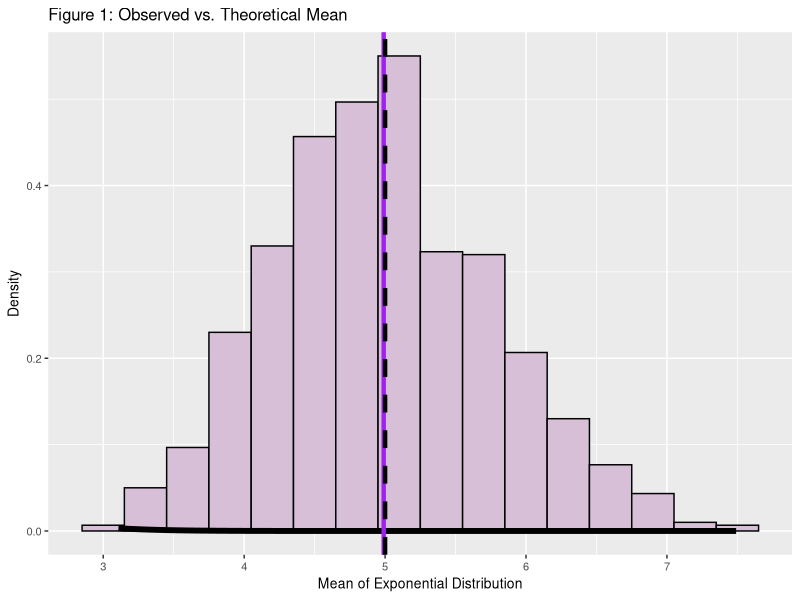
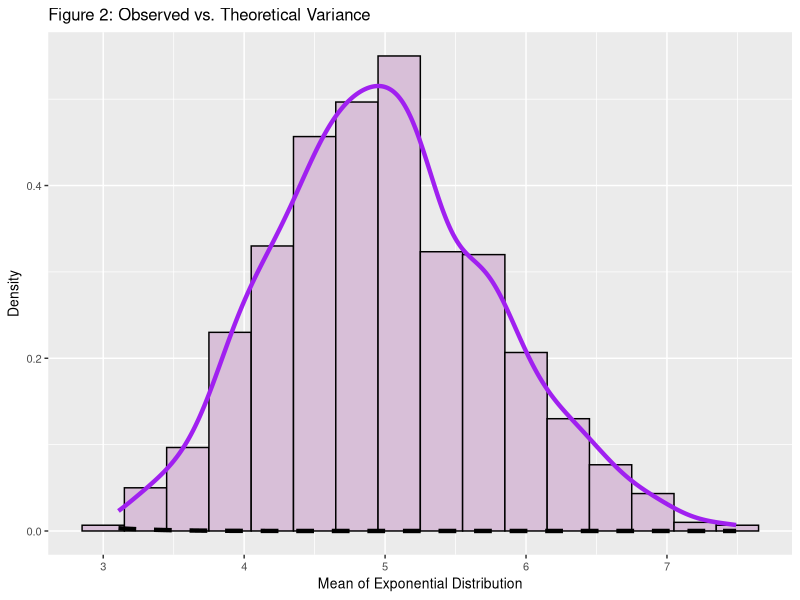
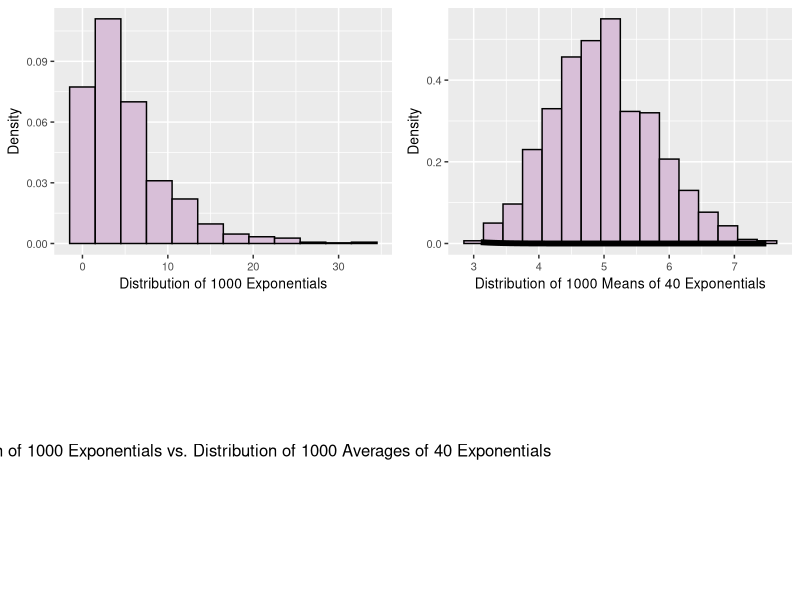
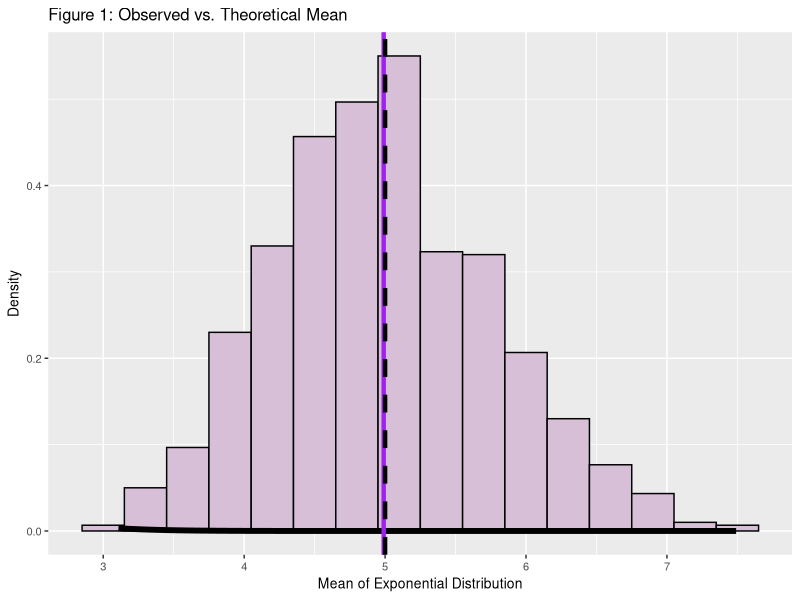
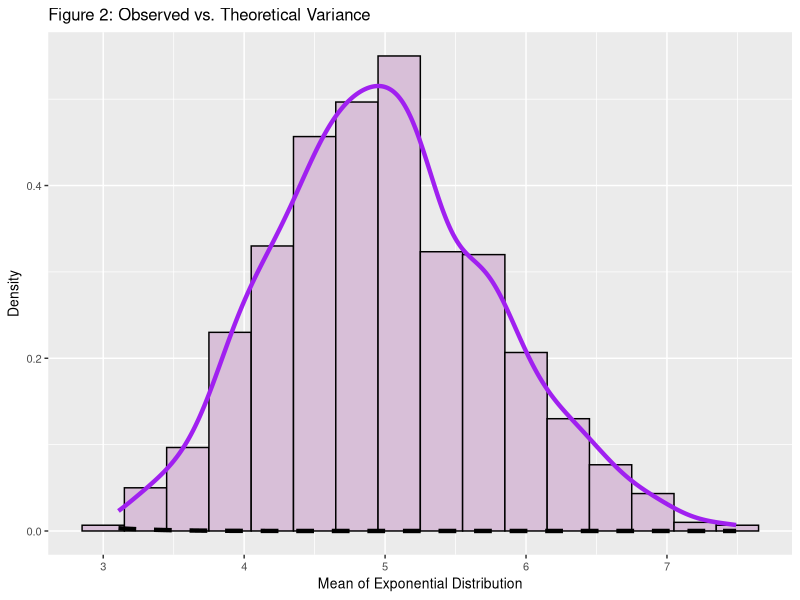
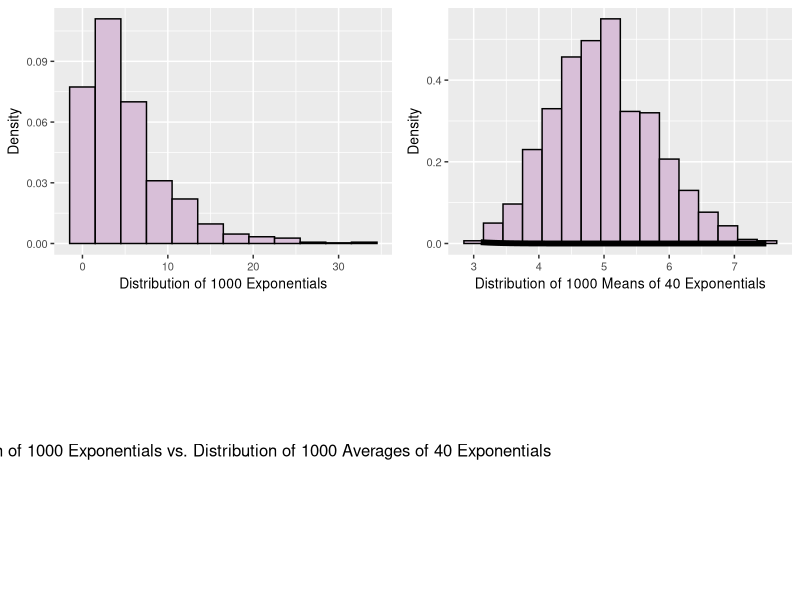

The R script that drew these images, in order:
## ---- chunk 1
n <- 40
lambda <- 0.2

set.seed(1)
means = NULL
for (i in 1 : 1000) {means = c(means, mean(rexp(n, lambda)))}
## ---- chunk 2
obs_mean <- mean(means)
theor_mean <- 1/lambda
## ---- chunk 3
obs_var <- n*sd(means)^2
theor_var <- (1/lambda)^2
## ---- chunk 4
library(ggplot2)
library(grid)
library(gridExtra)

means_df <- data.frame(mean = means)
Figure1 <- ggplot(means_df, aes(x = mean)) 
Figure1 + geom_histogram(binwidth = 0.3,
                   colour = "black",
                   fill = "thistle",
                   aes(y = ..density..)) +
      stat_function(fun = dnorm,
                    arg = list(mean = 1/lambda, sd = 1/(lambda*sqrt(n))),
                    size = 2) +
      geom_vline(xintercept = obs_mean, colour = "purple", size = 1.5) +
      geom_vline(xintercept = theor_mean, linetype = "dashed", size = 1.5) +
      labs(x = "Mean of Exponential Distribution",
           y = "Density",
           title = "Figure 1: Observed vs. Theoretical Mean") +
      theme(axis.text = element_text(size = 8),
            axis.title = element_text(size = 10),
            plot.title = element_text(size = 12))
## ---- chunk 5
Figure2 <- ggplot(means_df, aes(x = mean)) 
Figure2 + geom_histogram(binwidth = 0.3,
                   colour = "black",
                   fill = "thistle",
                   aes(y = ..density..)) +
      geom_density(colour = "purple", size = 1.5) +
      stat_function(fun = dnorm,
                    arg = list(mean = 1/lambda, sd = 1/(lambda*sqrt(n))),
                    size = 1.5,
                    linetype = "dashed") +
      labs(x = "Mean of Exponential Distribution",
           y = "Density",
           title = "Figure 2: Observed vs. Theoretical Variance") +
      theme(axis.text = element_text(size = 8),
            axis.title = element_text(size = 10),
            plot.title = element_text(size = 12))
## ---- chunk 6
set.seed(1) 

exp_sample <- data.frame(exp = rexp(1000, 0.2))

Figure3A <- ggplot(exp_sample, aes(x = exp)) + 
      geom_histogram(binwidth = 3,
                   colour = "black",
                   fill = "thistle",
                   aes(y = ..density..)) +
      labs(x = "Distribution of 1000 Exponentials", y = "Density") +
      theme(axis.text = element_text(size = 8),
            axis.title = element_text(size = 10))

Figure3B <- ggplot(means_df, aes(x = mean)) +
      geom_histogram(binwidth = 0.3,
                   colour = "black",
                   fill = "thistle",
                   aes(y = ..density..)) +
      stat_function(fun = dnorm,
                    arg = list(mean = 1/lambda, sd = 1/(lambda*sqrt(n))),
                    size = 2) +
      labs(x = "Distribution of 1000 Means of 40 Exponentials", y = "Density") +
      theme(axis.text = element_text(size = 8),
            axis.title = element_text(size = 10))

Figure3 <- grid.arrange(Figure3A, Figure3B, ncol = 2, 
                        main = textGrob("Figure 3: Distribution of 1000 Exponentials vs. Distribution of 1000 Averages of 40 Exponentials", gp=gpar(fontsize=12)))
## ---- chunk 7
library(ggplot2)
library(grid)
library(gridExtra)

means_df <- data.frame(mean = means)
Figure1 <- ggplot(means_df, aes(x = mean)) 
Figure1 + geom_histogram(binwidth = 0.3,
                   colour = "black",
                   fill = "thistle",
                   aes(y = ..density..)) +
      stat_function(fun = dnorm,
                    arg = list(mean = 1/lambda, sd = 1/(lambda*sqrt(n))),
                    size = 2) +
      geom_vline(xintercept = obs_mean, colour = "purple", size = 1.5) +
      geom_vline(xintercept = theor_mean, linetype = "dashed", size = 1.5) +
      labs(x = "Mean of Exponential Distribution",
           y = "Density",
           title = "Figure 1: Observed vs. Theoretical Mean") +
      theme(axis.text = element_text(size = 8),
            axis.title = element_text(size = 10),
            plot.title = element_text(size = 12))
## ---- chunk 8
Figure2 <- ggplot(means_df, aes(x = mean)) 
Figure2 + geom_histogram(binwidth = 0.3,
                   colour = "black",
                   fill = "thistle",
                   aes(y = ..density..)) +
      geom_density(colour = "purple", size = 1.5) +
      stat_function(fun = dnorm,
                    arg = list(mean = 1/lambda, sd = 1/(lambda*sqrt(n))),
                    size = 1.5,
                    linetype = "dashed") +
      labs(x = "Mean of Exponential Distribution",
           y = "Density",
           title = "Figure 2: Observed vs. Theoretical Variance") +
      theme(axis.text = element_text(size = 8),
            axis.title = element_text(size = 10),
            plot.title = element_text(size = 12))
## ---- chunk 9
set.seed(1) 

exp_sample <- data.frame(exp = rexp(1000, 0.2))

Figure3A <- ggplot(exp_sample, aes(x = exp)) + 
      geom_histogram(binwidth = 3,
                   colour = "black",
                   fill = "thistle",
                   aes(y = ..density..)) +
      labs(x = "Distribution of 1000 Exponentials", y = "Density") +
      theme(axis.text = element_text(size = 8),
            axis.title = element_text(size = 10))

Figure3B <- ggplot(means_df, aes(x = mean)) +
      geom_histogram(binwidth = 0.3,
                   colour = "black",
                   fill = "thistle",
                   aes(y = ..density..)) +
      stat_function(fun = dnorm,
                    arg = list(mean = 1/lambda, sd = 1/(lambda*sqrt(n))),
                    size = 2) +
      labs(x = "Distribution of 1000 Means of 40 Exponentials", y = "Density") +
      theme(axis.text = element_text(size = 8),
            axis.title = element_text(size = 10))

Figure3 <- grid.arrange(Figure3A, Figure3B, ncol = 2, 
                        main = textGrob("Figure 3: Distribution of 1000 Exponentials vs. Distribution of 1000 Averages of 40 Exponentials", gp=gpar(fontsize=12)))
